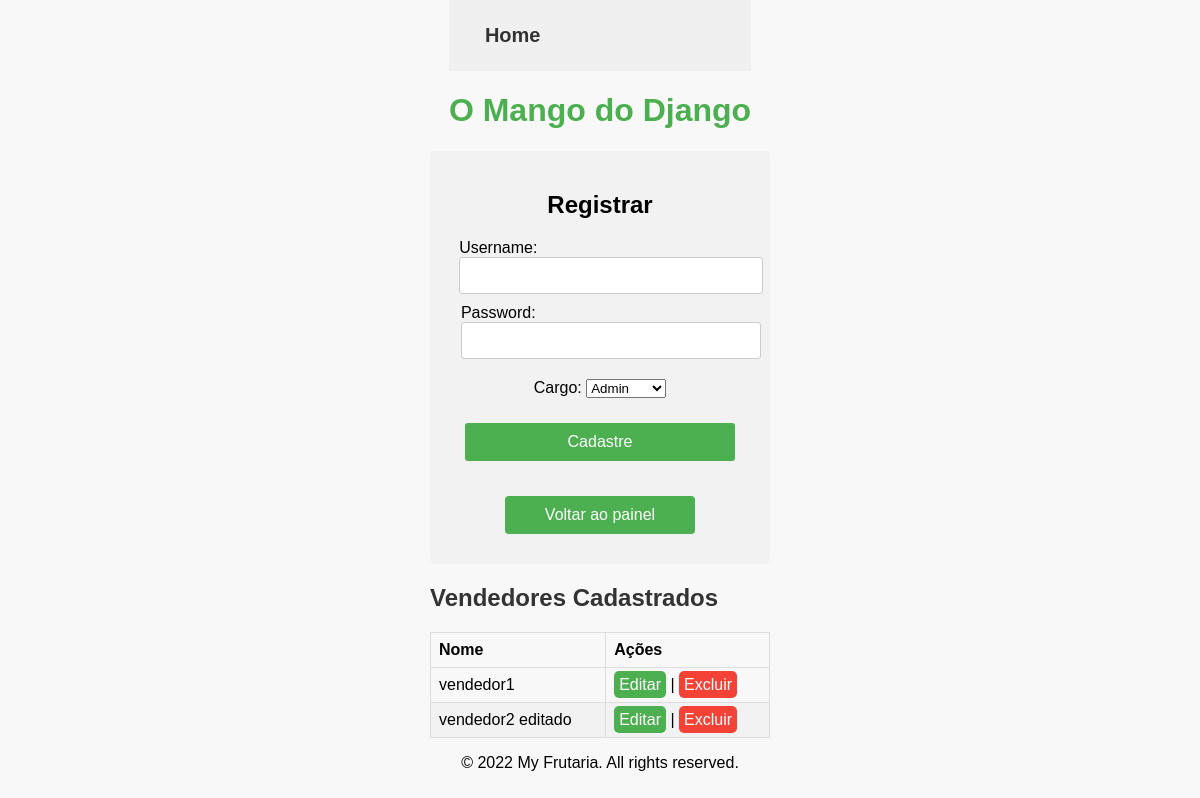
Page /cadastro/ on the earlier database version.
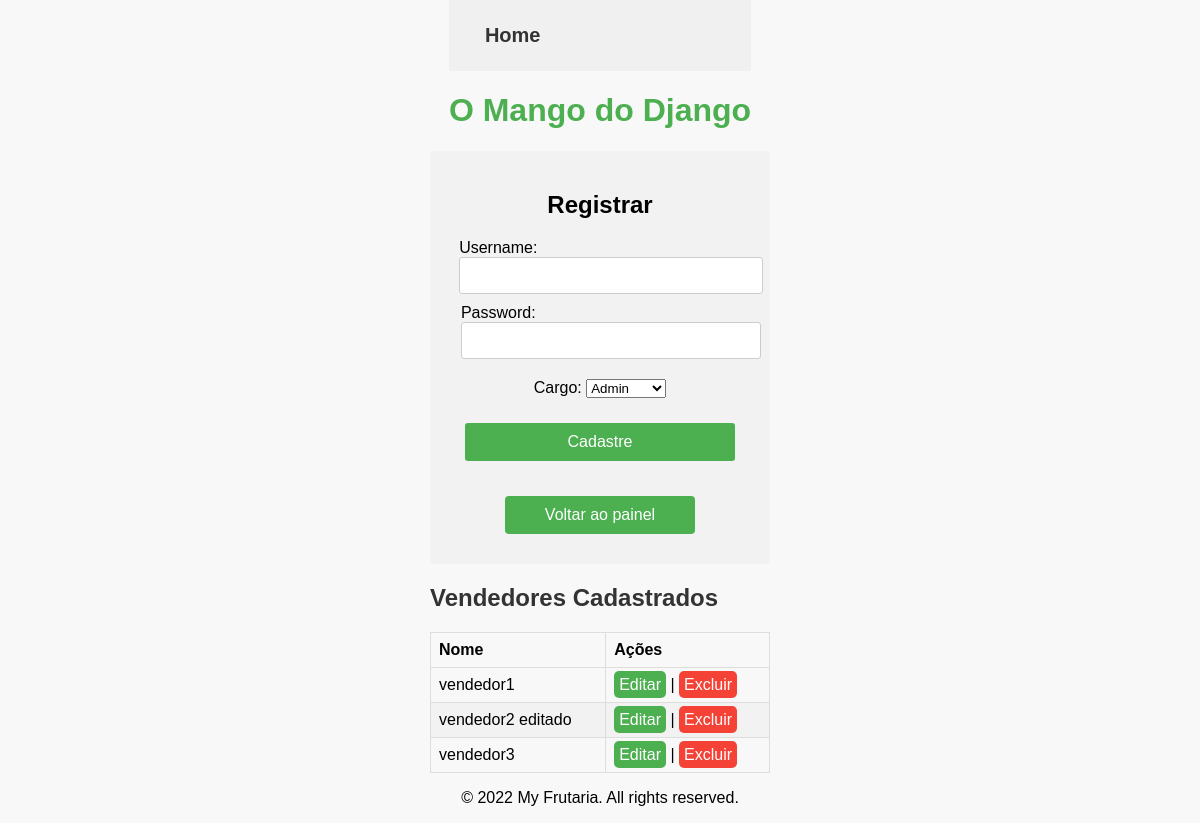
Same page on the later database version.
### frutaria/models.py (models this page shows)
class User(models.Model):
    nome = models.CharField(max_length=100)
    password = models.CharField(max_length=50)
    is_admin = models.BooleanField(default=False)

### frutaria/views.py (the view)
# urls.py: path('cadastro/', views.cadastro, name='cadastro'),
def cadastro(request):
    if request.method == 'GET':
        users = User.objects.filter(is_admin=False)
        print(users)
        return render(request, 'cadastro.html', {'users': users})

### frutaria/templates/cadastro.html (shortened to what this page needs)
{% extends 'base.html' %}
{% block content %}
    <form method="POST" class="cadastro-form" action="{% url 'create_user' %}">
        <h2>Registrar</h2>
        <div>
            <label for="nome">Username:</label>
            <input type="text" id="username" name="nome" required>
        </div>
        <div>
            <label for="password">Password:</label>
            <input type="password" id="password" name="password" required>
        </div>
        <div>
            <label for="role">Cargo:</label>
            <select id="role" name="role" required>
                <option value="admin">Admin</option>
            </select>
        </div>
        <button type="submit" class="botao">Cadastre</button>
        <a href="{% url 'admin-panel' %}" class="botao" id="botao-panel">Voltar ao painel</a>
    </form>
    <h2 class="titulo-vendedores">Vendedores Cadastrados</h2>
    <table class="tabela-vendedores">
        <thead>
            <tr>
                <th>Nome</th>
                <th>Ações</th>
            </tr>
        </thead>
        <tbody>
            {% for user in users %}
                <tr class="linha-vendedor">
                    <td>{{ user.nome }}</td>
                    <td>
                        <a href="{% url 'edit_user' user.id %}" class="botao-editar">Editar</a> |
                        <a href="{% url 'delete_user' user.id %}" class="botao-excluir" onclick="return confirm('Tem certeza que deseja excluir este usuário?');">Excluir</a>
                    </td>
                </tr>
            {% endfor %}
        </tbody>
    </table>
{% endblock %}

Differences in the rows shown:
added User: nome "vendedor3"
